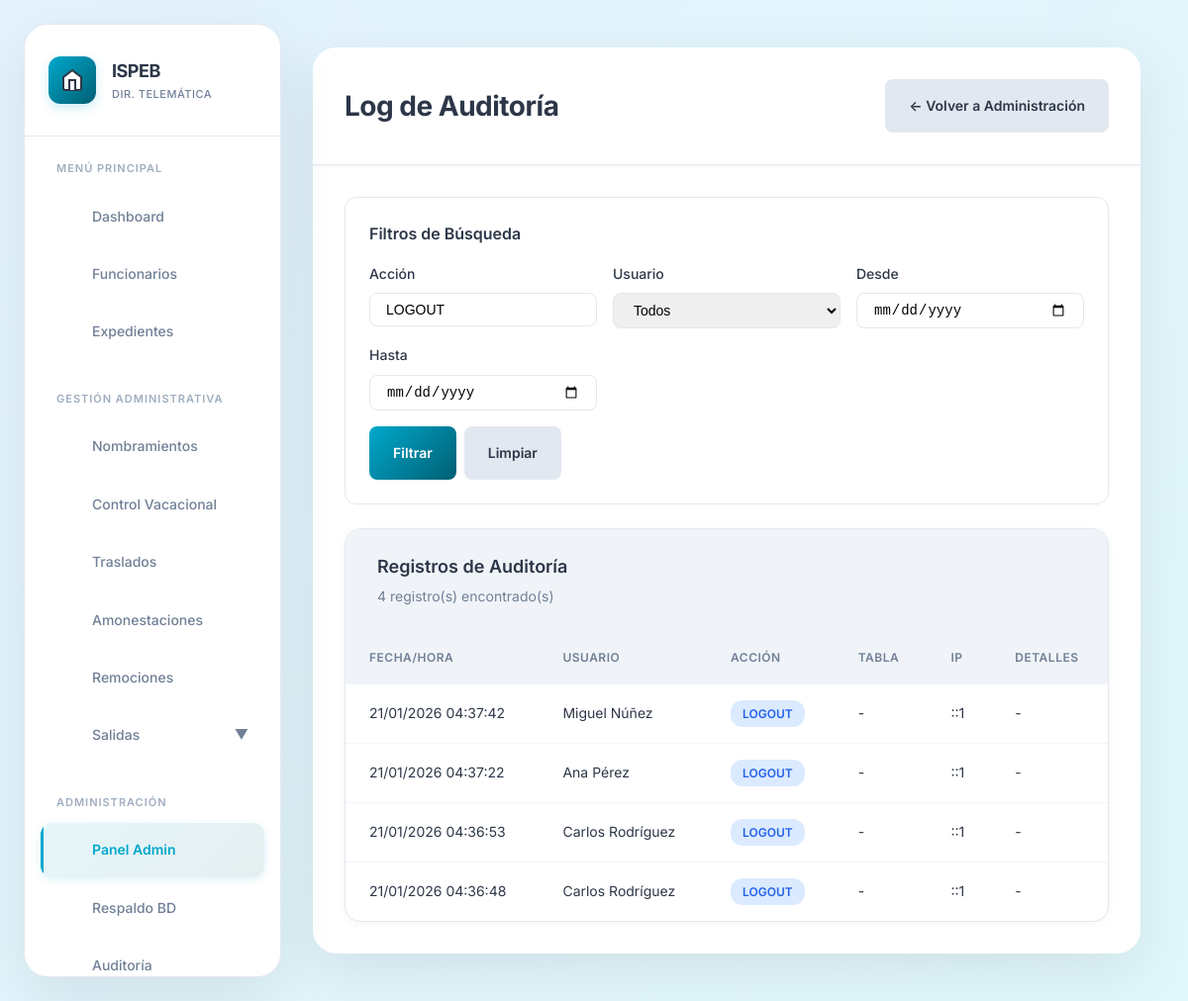
The app's page /vistas/admin/auditoria.php?accion=LOGOUT (signed in), older data.
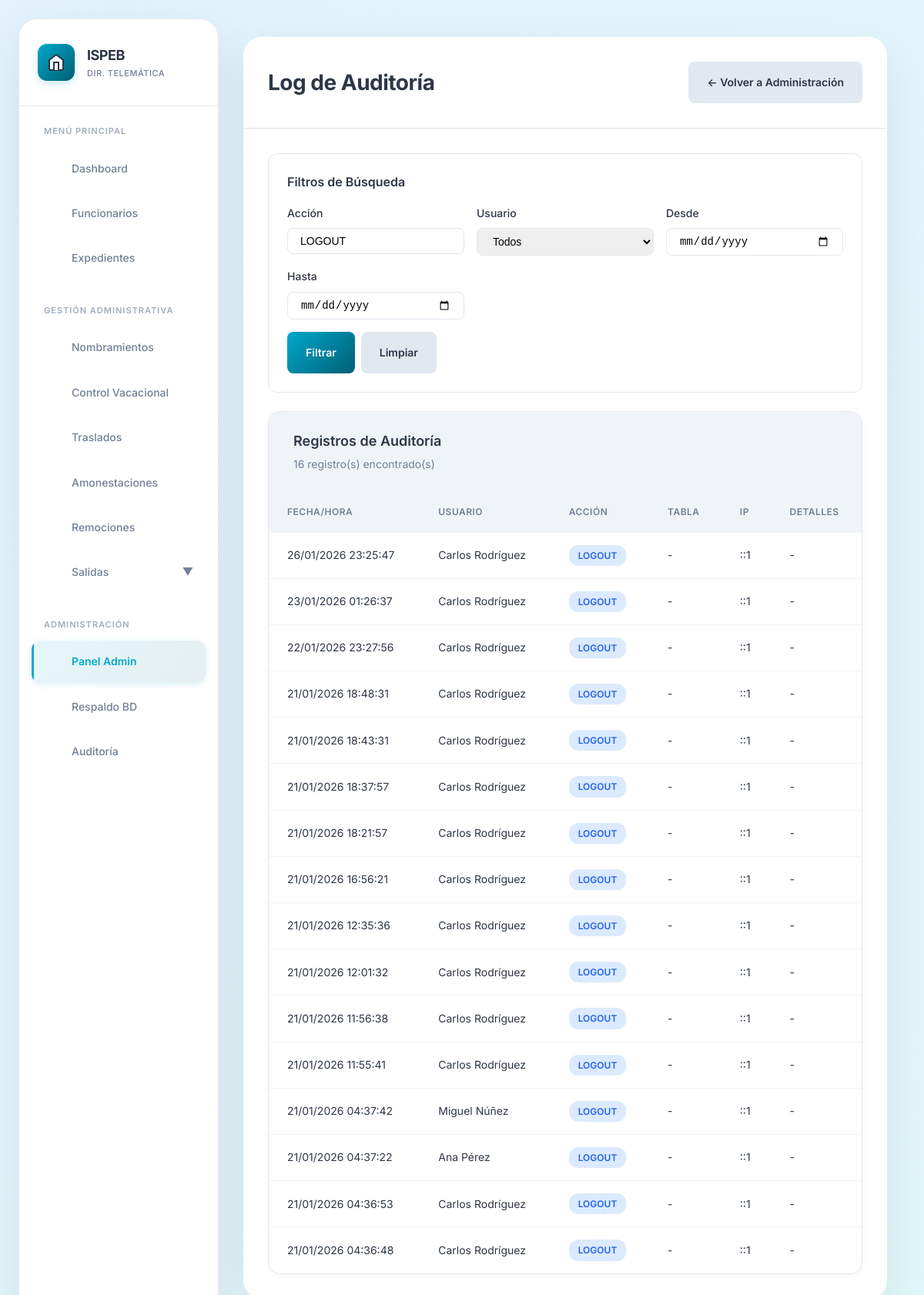
The same page, newer data.
### tables this page shows
CREATE TABLE `auditoria` (
  `id` int(10) UNSIGNED NOT NULL,
  `usuario_id` int(10) UNSIGNED DEFAULT NULL,
  `accion` varchar(100) NOT NULL COMMENT 'Ej: LOGIN, CREAR_FUNCIONARIO, ELIMINAR_DOCUMENTO',
  `tabla_afectada` varchar(50) DEFAULT NULL,
  `registro_id` int(10) UNSIGNED DEFAULT NULL,
  `datos_anteriores` longtext DEFAULT NULL CHECK (json_valid(`datos_anteriores`)),
  `datos_nuevos` longtext DEFAULT NULL CHECK (json_valid(`datos_nuevos`)),
  `ip_address` varchar(45) DEFAULT NULL,
  `user_agent` text DEFAULT NULL,
  `created_at` timestamp NOT NULL DEFAULT current_timestamp()
);

### vistas/admin/auditoria.php (the view, shortened to what this page needs)
<?php
$db = getDB();
$filtro_accion = $_GET['accion'] ?? '';
$filtro_fecha_desde = $_GET['fecha_desde'] ?? '';
$filtro_fecha_hasta = $_GET['fecha_hasta'] ?? '';
$pagina = $_GET['pagina'] ?? 1;
$por_pagina = 50;
$offset = ($pagina - 1) * $por_pagina;
$where = [];
$params = [];
if ($filtro_accion) {
    $where[] = "a.accion LIKE ?";
    $params[] = "%$filtro_accion%";
}
$where_clause = count($where) > 0 ? 'WHERE ' . implode(' AND ', $where) : '';
$stmt = $db->prepare("SELECT COUNT(*) as total FROM auditoria a $where_clause");
$stmt->execute($params);
$total_registros = $stmt->fetch()['total'];
$stmt = $db->prepare("
    SELECT
        a.*,
        CONCAT(f.nombres, ' ', f.apellidos) AS usuario_nombre
    FROM auditoria a
    LEFT JOIN usuarios u ON a.usuario_id = u.id
    LEFT JOIN funcionarios f ON u.funcionario_id = f.id
    $where_clause
    ORDER BY a.created_at DESC
    LIMIT $por_pagina OFFSET $offset
");
$stmt->execute($params);
$registros = $stmt->fetchAll();
?>
<!DOCTYPE html>
<html lang="es">
<head>
    <link rel="stylesheet" href="../../publico/css/estilos.css">
    <link rel="stylesheet" href="https://cdn.jsdelivr.net/npm/sweetalert2@11/dist/sweetalert2.min.css">
</head>
<body>
    <?php include __DIR__ . '/../layout/sidebar.php'; ?>
    <div class="main-content">
        <header class="header">
            <div class="header-left">
                <h1 class="page-title">Log de Auditoría</h1>
            </div>
            <div class="header-right">
                <a href="index.php" class="btn" style="background: #e2e8f0; color: #2d3748; text-decoration: none;">
                    ← Volver a Administración
                </a>
            </div>
        </header>
        <div class="content-wrapper">
            <div class="filters">
                <h3 style="font-size: 16px; font-weight: 600; margin-bottom: 16px;">Filtros de Búsqueda</h3>
                <form method="GET" action="">
                    <div class="filter-grid">
                        <div>
                            <label style="display: block; margin-bottom: 8px; font-size: 14px; font-weight: 500;">Acción</label>
                            <input type="text" name="accion" class="search-input" style="width: 100%;" placeholder="Ej: LOGIN" value="<?php echo htmlspecialchars($filtro_accion); ?>">
                        </div>
                        <div>
                            <label style="display: block; margin-bottom: 8px; font-size: 14px; font-weight: 500;">Usuario</label>
                            <select name="usuario" class="search-input" style="width: 100%;">
                                <option value="">Todos</option>
                            </select>
                        </div>
                        <div>
                            <label style="display: block; margin-bottom: 8px; font-size: 14px; font-weight: 500;">Desde</label>
                            <input type="date" name="fecha_desde" class="search-input" style="width: 100%;" value="<?php echo htmlspecialchars($filtro_fecha_desde); ?>">
                        </div>
                        <div>
                            <label style="display: block; margin-bottom: 8px; font-size: 14px; font-weight: 500;">Hasta</label>
                            <input type="date" name="fecha_hasta" class="search-input" style="width: 100%;" value="<?php echo htmlspecialchars($filtro_fecha_hasta); ?>">
                        </div>
                    </div>
                    <div style="display: flex; gap: 8px;">
                        <button type="submit" class="btn btn-primary">Filtrar</button>
                        <a href="auditoria.php" class="btn" style="background: #e2e8f0; color: #2d3748; text-decoration: none;">Limpiar</a>
                    </div>
                </form>
            </div>
            <div class="card">
                <div class="card-header">
                    <div>
                        <h2 class="card-title">Registros de Auditoría</h2>
                        <p class="card-subtitle"><?php echo number_format($total_registros); ?> registro(s) encontrado(s)</p>
                    </div>
                </div>
                <div class="table-container">
                    <table class="table">
                        <thead>
                            <tr>
                                <th>Fecha/Hora</th>
                                <th>Usuario</th>
                                <th>Acción</th>
                                <th>Tabla</th>
                                <th>IP</th>
                                <th>Detalles</th>
                            </tr>
                        </thead>
                        <tbody>
                            <?php if (count($registros) > 0): ?>
                                <?php foreach ($registros as $reg): ?>
                                    <tr>
                                        <td><?php echo date('d/m/Y H:i:s', strtotime($reg['created_at'])); ?></td>
                                        <td><?php echo htmlspecialchars($reg['usuario_nombre'] ?? 'Sistema'); ?></td>
                                        <td>
                                            <span class="badge badge-info">
                                                <?php echo htmlspecialchars($reg['accion']); ?>
                                            </span>
                                        </td>
                                        <td><?php echo htmlspecialchars($reg['tabla_afectada'] ?? '-'); ?></td>
                                        <td><?php echo htmlspecialchars($reg['ip_address'] ?? '-'); ?></td>
                                        <td>
                                            <?php if ($reg['datos_nuevos'] || $reg['datos_anteriores']): ?>
                                                <button onclick="verDetalles(<?php echo $reg['id']; ?>)" class="btn-small" style="background: var(--color-primary); color: white;">
                                                    Ver
                                                </button>
                                            <?php else: ?>
                                                -
                                            <?php endif; ?>
                                        </td>
                                    </tr>
                                <?php endforeach; ?>
                            <?php endif; ?>
                        </tbody>
                    </table>
                </div>
            </div>
        </div>
    </div>
</body>
</html>

### vistas/layout/sidebar.php (shortened to what this page needs)
<aside class="sidebar" id="sidebar">
    <div class="sidebar-header">
        <div class="logo">
            <div class="logo-icon">
                <svg xmlns="http://www.w3.org/2000/svg" viewBox="0 0 24 24" fill="none" stroke="currentColor" stroke-width="2">
                    <path d="M3 9l9-7 9 7v11a2 2 0 0 1-2 2H5a2 2 0 0 1-2-2z"></path>
                    <polyline points="9 22 9 12 15 12 15 22"></polyline>
                </svg>
            </div>
            <div class="logo-text">
                <div class="logo-title">ISPEB</div>
                <div class="logo-subtitle">DIR. TELEMÁTICA</div>
            </div>
        </div>
    </div>
    <nav class="sidebar-nav">
        <?php
        $current_dir = basename(dirname($_SERVER['PHP_SELF']));
        function getIconSVG($iconName) {
            $icons = [
                'dashboard' => '<rect x="3" y="3" width="7" height="7"></rect><rect x="14" y="3" width="7" height="7"></rect><rect x="14" y="14" width="7" height="7"></rect><rect x="3" y="14" width="7" height="7"></rect>',
                'users' => '<path d="M17 21v-2a4 4 0 0 0-4-4H5a4 4 0 0 0-4 4v2"></path><circle cx="9" cy="7" r="4"></circle><path d="M23 21v-2a4 4 0 0 0-3-3.87"></path><path d="M16 3.13a4 4 0 0 1 0 7.75"></path>',
                'folder' => '<path d="M22 19a2 2 0 0 1-2 2H4a2 2 0 0 1-2-2V5a2 2 0 0 1 2-2h5l2 3h9a2 2 0 0 1 2 2z"></path>',
                'file-text' => '<path d="M14 2H6a2 2 0 0 0-2 2v16a2 2 0 0 0 2 2h12a2 2 0 0 0 2-2V8z"></path><polyline points="14 2 14 8 20 8"></polyline><line x1="16" y1="13" x2="8" y2="13"></line><line x1="16" y1="17" x2="8" y2="17"></line>',
                'sun' => '<circle cx="12" cy="12" r="5"></circle><line x1="12" y1="1" x2="12" y2="3"></line><line x1="12" y1="21" x2="12" y2="23"></line><line x1="4.22" y1="4.22" x2="5.64" y2="5.64"></line><line x1="18.36" y1="18.36" x2="19.78" y2="19.78"></line><line x1="1" y1="12" x2="3" y2="12"></line><line x1="21" y1="12" x2="23" y2="12"></line><line x1="4.22" y1="19.78" x2="5.64" y2="18.36"></line><line x1="18.36" y1="5.64" x2="19.78" y2="4.22"></line>',
                'repeat' => '<polyline points="17 1 21 5 17 9"></polyline><path d="M3 11V9a4 4 0 0 1 4-4h14"></path><polyline points="7 23 3 19 7 15"></polyline><path d="M21 13v2a4 4 0 0 1-4 4H3"></path>',
                'alert-triangle' => '<path d="M10.29 3.86L1.82 18a2 2 0 0 0 1.71 3h16.94a2 2 0 0 0 1.71-3L13.71 3.86a2 2 0 0 0-3.42 0z"></path><line x1="12" y1="9" x2="12" y2="13"></line><line x1="12" y1="17" x2="12.01" y2="17"></line>',
                'x-circle' => '<circle cx="12" cy="12" r="10"></circle><line x1="15" y1="9" x2="9" y2="15"></line><line x1="9" y1="9" x2="15" y2="15"></line>',
                'log-out' => '<path d="M9 21H5a2 2 0 0 1-2-2V5a2 2 0 0 1 2-2h4"></path><polyline points="16 17 21 12 16 7"></polyline><line x1="21" y1="12" x2="9" y2="12"></line>',
                'settings' => '<circle cx="12" cy="12" r="3"></circle><path d="M12 1v6m0 6v6m9-9h-6m-6 0H3"></path>',
                'download' => '<path d="M21 15v4a2 2 0 0 1-2 2H5a2 2 0 0 1-2-2v-4"></path><polyline points="7 10 12 15 17 10"></polyline><line x1="12" y1="15" x2="12" y2="3"></line>'
            ];
            return $icons[$iconName] ?? '';
        }
        foreach ($menuItems as $section):
        ?>
            <div class="nav-section">
                <div class="nav-section-title"><?php echo $section['section']; ?></div>
                <?php foreach ($section['items'] as $item): ?>
                    <?php if (isset($item['submenu'])): ?>
                        <div class="nav-item-accordion">
                            <a href="javascript:void(0)" class="nav-item" onclick="toggleSubmenu(this)">
                                <span class="nav-icon">
                                    <svg xmlns="http://www.w3.org/2000/svg" viewBox="0 0 24 24" fill="none" stroke="currentColor" stroke-width="2">
                                        <?php echo getIconSVG($item['icon']); ?>
                                    </svg>
                                </span>
                                <span class="nav-text"><?php echo $item['label']; ?></span>
                                <span class="nav-arrow" style="margin-left: auto; transition: transform 0.3s ease;">▼</span>
                            </a>
                        </div>
                    <?php else: ?>
                        <a href="<?php echo APP_URL . $item['url']; ?>"
                           class="nav-item <?php echo (isset($item['dir']) && $current_dir == $item['dir']) ? 'active' : ''; ?>">
                            <span class="nav-icon">
                                <svg xmlns="http://www.w3.org/2000/svg" viewBox="0 0 24 24" fill="none" stroke="currentColor" stroke-width="2">
                                    <?php echo getIconSVG($item['icon']); ?>
                                </svg>
                            </span>
                            <span class="nav-text"><?php echo $item['label']; ?></span>
                        </a>
                    <?php endif; ?>
                <?php endforeach; ?>
            </div>
        <?php endforeach; ?>
    </nav>
</aside>

### vistas/admin/auditoria.php (style rules this page uses)
.filters { background: var(--color-white); border: 1px solid var(--color-border); border-radius: var(--radius-lg); padding: 24px; margin-bottom: 24px; }
.filter-grid { display: grid; grid-template-columns: repeat(auto-fit, minmax(200px, 1fr)); gap: 16px; margin-bottom: 16px; }

Row changes from the older to the newer data that the page shows:
added auditoria: created_at "26/01/2026 23:25:47", usuario_nombre "Carlos Rodríguez", accion "LOGOUT", tabla_afectada "-", ip_address "::1"
added auditoria: created_at "23/01/2026 01:26:37", usuario_nombre "Carlos Rodríguez", accion "LOGOUT", tabla_afectada "-", ip_address "::1"
added auditoria: created_at "22/01/2026 23:27:56", usuario_nombre "Carlos Rodríguez", accion "LOGOUT", tabla_afectada "-", ip_address "::1"
added auditoria: created_at "21/01/2026 18:48:31", usuario_nombre "Carlos Rodríguez", accion "LOGOUT", tabla_afectada "-", ip_address "::1"
added auditoria: created_at "21/01/2026 18:43:31", usuario_nombre "Carlos Rodríguez", accion "LOGOUT", tabla_afectada "-", ip_address "::1"
added auditoria: created_at "21/01/2026 18:37:57", usuario_nombre "Carlos Rodríguez", accion "LOGOUT", tabla_afectada "-", ip_address "::1"
added auditoria: created_at "21/01/2026 18:21:57", usuario_nombre "Carlos Rodríguez", accion "LOGOUT", tabla_afectada "-", ip_address "::1"
added auditoria: created_at "21/01/2026 16:56:21", usuario_nombre "Carlos Rodríguez", accion "LOGOUT", tabla_afectada "-", ip_address "::1"
added auditoria: created_at "21/01/2026 12:35:36", usuario_nombre "Carlos Rodríguez", accion "LOGOUT", tabla_afectada "-", ip_address "::1"
added auditoria: created_at "21/01/2026 12:01:32", usuario_nombre "Carlos Rodríguez", accion "LOGOUT", tabla_afectada "-", ip_address "::1"
added auditoria: created_at "21/01/2026 11:56:38", usuario_nombre "Carlos Rodríguez", accion "LOGOUT", tabla_afectada "-", ip_address "::1"
added auditoria: created_at "21/01/2026 11:55:41", usuario_nombre "Carlos Rodríguez", accion "LOGOUT", tabla_afectada "-", ip_address "::1"
Text that changed along with them:
$total_registros: "4" → "16"
